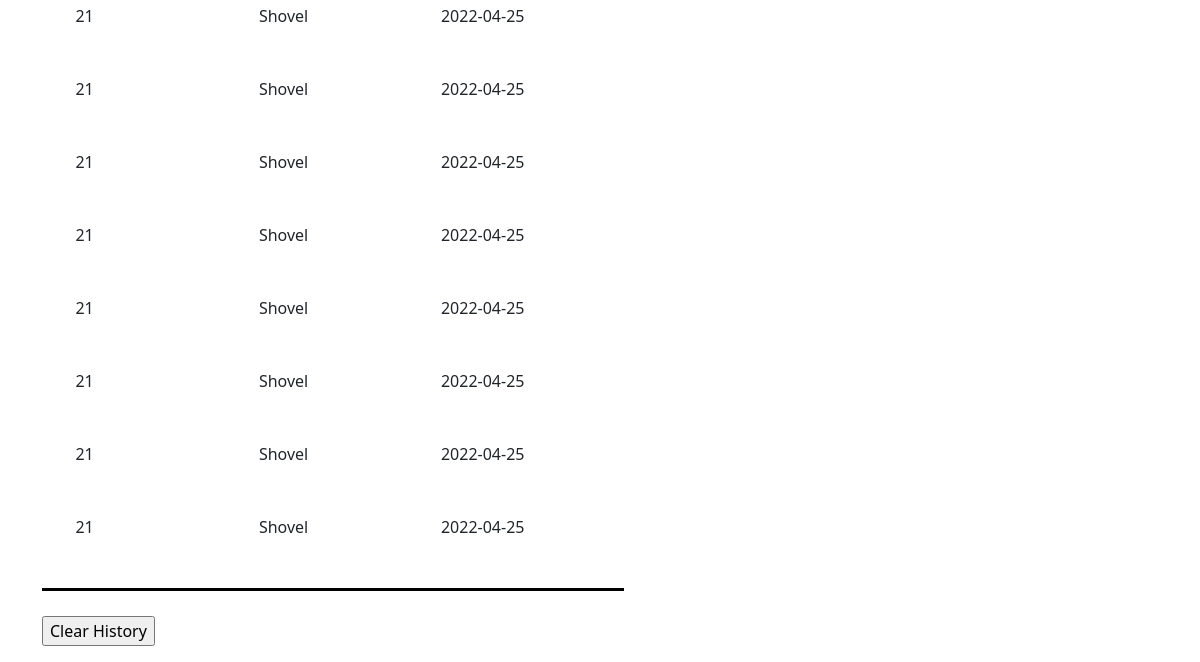
/BrowsingHistory/index (signed in, lower part), run on an earlier commit of the app's database.
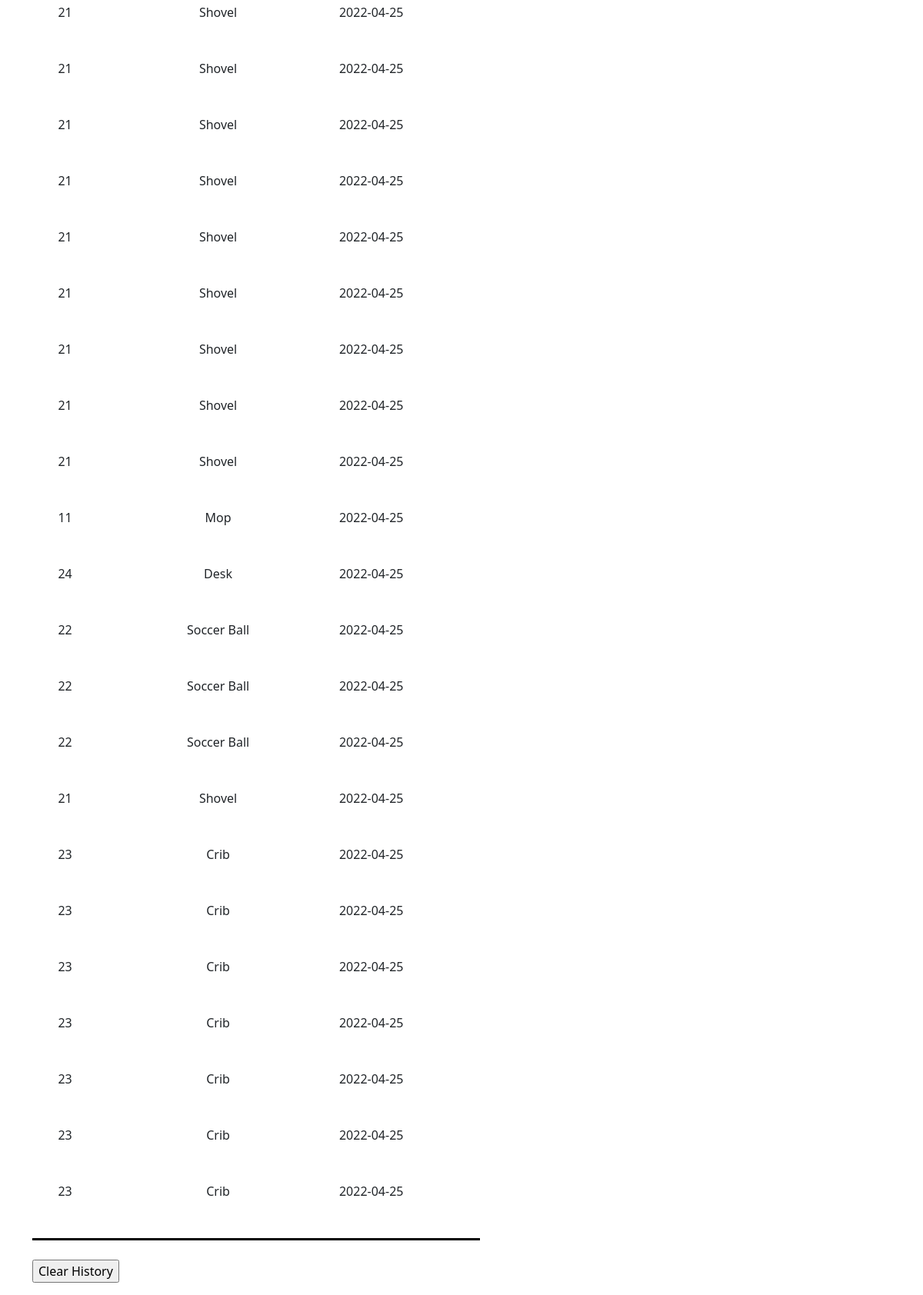
And on a later commit of the database.
### tables this page shows
CREATE TABLE `browsing_history` (
  `search_id` int(11) NOT NULL,
  `user_id` int(11) NOT NULL,
  `product_id` int(11) NOT NULL,
  `search` varchar(50) NOT NULL,
  `date` date NOT NULL
);

### app/core/App.php (called while the page is built, shortened)
<?php
	class App{
		private $method = 'index';
		public function __construct(){
			$url = self::parseUrl();
			if(isset($url[0])){
				unset($url[0]);
			}
			$this->controller = new $this->controller;
			if(isset($url[1])){
				if(method_exists($this->controller, $url[1])){
					$this->method = $url[1];
				}
				unset($url[1]);
			}
			$this->params = $url ? array_values($url) : [];
			call_user_func_array([$this->controller, $this->method], $this->params);
		}
		private static function parseUrl(){
			if(isset($_GET['url'])){
				return explode('/',
					filter_var(
						rtrim($_GET['url'], '/'),
						FILTER_SANITIZE_URL)
				);
			}
		}
	}

### index.php (called while the page is built, shortened)
<?php
	new \app\core\App();

### app/models/BrowsingHistory.php (called while the page is built, shortened)
<?php
class BrowsingHistory extends \app\core\Model {
    public function getAll($user_id) {
        $SQL = 'SELECT * FROM browsing_history WHERE user_id = :user_id';
        $STMT = self::$_connection->prepare($SQL);
        $STMT->execute(['user_id'=>$user_id]);
        $STMT->setFetchMode(\PDO::FETCH_CLASS,"app\models\BrowsingHistory");
        return $STMT->fetchAll();
    }
}

### app/core/DBConnection.php (called while the page is built, shortened)
<?php
class DBConnection{
	static $connection = null;
	private function __construct(){
		if(self::$connection == null){
			$host = 'localhost';
			$DBname = 'project';
			$user = 'root';
			$password = '';
			self::$connection = new \PDO("mysql:host=$host;dbname=$DBname",$user, $password);
		}
	}
	public static function getInstance(){
		return self::$connection;
	}
}

### app/views/BrowsingHistory/index.php (the view, shortened to what this page needs)
<html>
<head>
    <link href="https://cdn.jsdelivr.net/npm/bootstrap@5.1.3/dist/css/bootstrap.min.css" rel="stylesheet">
</head>
<body>
<div class='container' style='margin-top: 3px;'>
    <h1>My Browsing History</h1><br>
    <table style="border-bottom: solid black; margin-bottom: 25px;">
        <?php
            foreach ($data as $browseHistory) {
                echo "<tr><td>$browseHistory->product_id</td>
                <td>$browseHistory->search</td>
                <td>$browseHistory->date</td></tr>";
            }
        ?>
    </table>
    <form action='' method='post'>
        <input type="submit" name='action' value="Clear History"/>
    </form>
</div>
</body>
</html>

### app/controllers/BrowsingHistory.php (shortened to what this page needs)
<?php
class BrowsingHistory extends \app\core\Controller{
    public function index() {
        if (isset($_SESSION['user_id'])) {
            $browsingHistory = new \app\models\BrowsingHistory();
            $data['browsingHistory'] = $browsingHistory->getAll($_SESSION['user_id']);
            $this->view('BrowsingHistory/index', $data['browsingHistory']);
        }
    }
}

### app/core/Controller.php (shortened to what this page needs)
<?php
class Controller{
	public function view($name, $data = []){
		if (file_exists('app/views/' . $name . '.php')){
			include('app/views/' . $name . '.php');
		}else{
			echo 'app/views/' . $name . '.php does not exist';
		}
	}
}

What changed in the data, as far as the page shows it:
added browsing_history: product "21", search "Shovel", date "2022-04-25"
added browsing_history: product "11", search "Mop", date "2022-04-25"
added browsing_history: product "24", search "Desk", date "2022-04-25"
added browsing_history: product "22", search "Soccer Ball", date "2022-04-25"
added browsing_history: product "22", search "Soccer Ball", date "2022-04-25"
added browsing_history: product "22", search "Soccer Ball", date "2022-04-25"
added browsing_history: product "21", search "Shovel", date "2022-04-25"
added browsing_history: product "23", search "Crib", date "2022-04-25"
added browsing_history: product "23", search "Crib", date "2022-04-25"
added browsing_history: product "23", search "Crib", date "2022-04-25"
added browsing_history: product "23", search "Crib", date "2022-04-25"
added browsing_history: product "23", search "Crib", date "2022-04-25"
added browsing_history: product "23", search "Crib", date "2022-04-25"
added browsing_history: product "23", search "Crib", date "2022-04-25"
